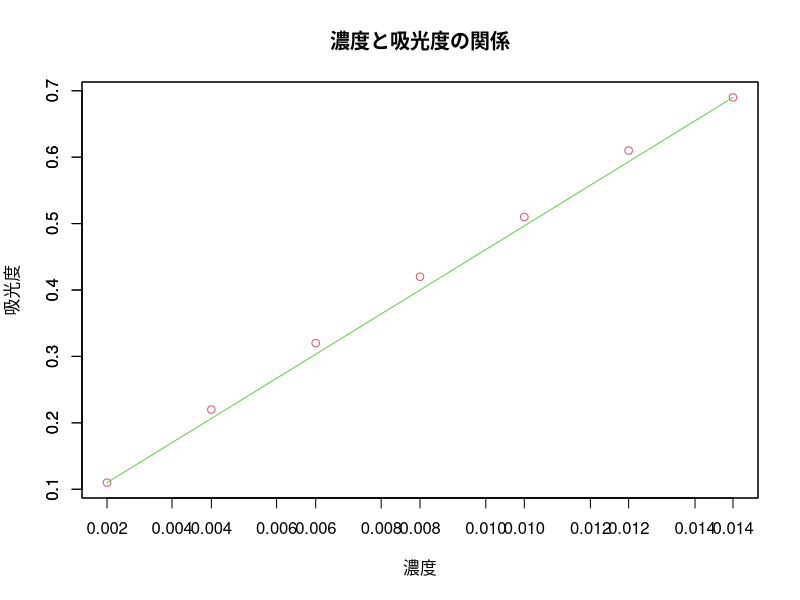

Write the R code that produced this figure.
y <- c(0.002,0.004,0.006,0.008,0.010,0.012,0.014)
x <- c(0.11,0.22,0.32,0.42,0.51,0.61,0.69)

ans <- lsfit(x,y)
con <- ans$coefficients
x_con <- x*con[2]-con[1]
plot(y,x,col=2,ylab="",xlab="")
par(new=T)
plot(x_con,x,type="l",col=3,main="濃度と吸光度の関係",ylab="吸光度",xlab="濃度")